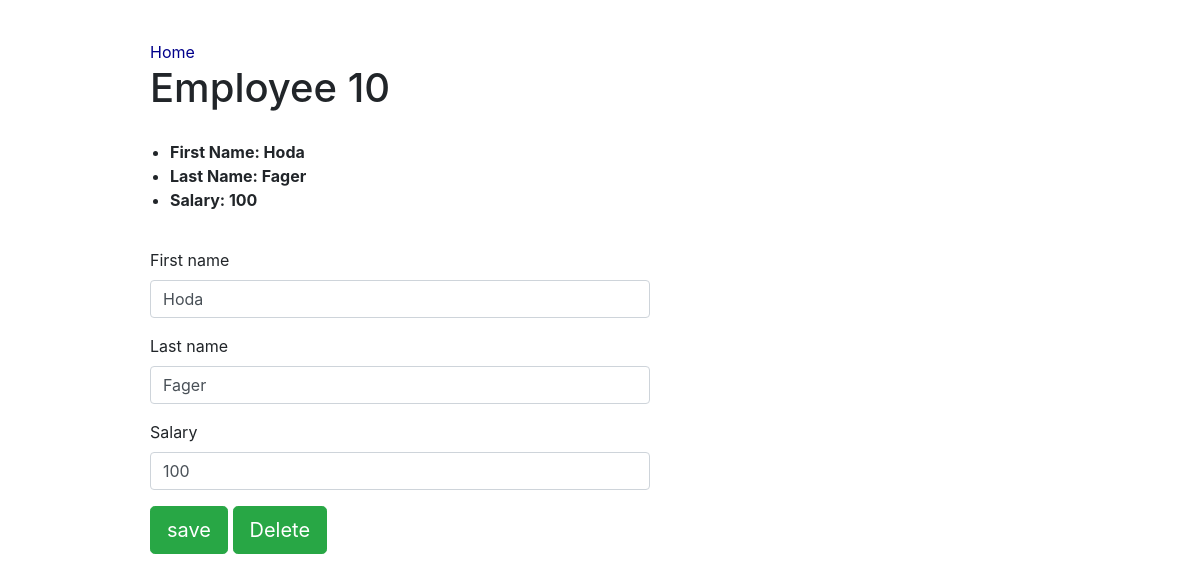
/Employees/10/, run on the app's committed database.
### WebApp/models.py (models this page shows)
class Employees (models.Model):
    first_name = models.CharField(max_length=64)
    last_name = models.CharField(max_length=64)
    salary = models.IntegerField()

### WebApp/views.py (the view, shortened to what this page needs)
# urls.py: path('Employees/<int:pk>/', views.Employee.as_view(), name="employeedetail"),
class Employee(APIView):
    renderer_classes = [TemplateHTMLRenderer]
    template_name = "employees/Employee.html"
    def get(self, request, pk):
        employee = get_object_or_404(Employees, pk= pk)
        serializer = EmployeesSerializer(employee)
        return Response({
            "serializer": serializer,
            "employee": employee
        })

### WebApp/templates/employees/Employee.html (shortened to what this page needs)
{% extends "employees/layout.html" %}
{% load rest_framework %}
{% block body %}
  <div style="padding-left: 150px; padding-top: 40px;">
    <a href="{% url 'employees' %}" style="color: darkblue;">Home</a>
    <h1>Employee {{ employee.id }} </h1>
    <ul class="font-weight-bold" style="padding: 20px; padding-right: 20px;">
        <li>First Name: {{ employee.first_name }}</li>
        <li>Last Name: {{ employee.last_name }}</li>
        <li>Salary: {{ employee.salary }}</li>
    </ul>
    <form action="{% url 'employeedetail' employee.pk %}" method="POST" class="form-group" style="width: 500px; ">
        {% render_form serializer %}
        <p>
            <input type="submit" value="save" class="btn btn-lg btn-success">
            <a class="btn btn-lg btn-success" href="{% url 'delete' employee.pk %}" role="button" style="position: relative;">Delete</a>
        </p>
    </form>
  </div>
{% endblock %}

### data on the page
Employees: id "10", first_name "Hoda", last_name "Fager", salary "100"
